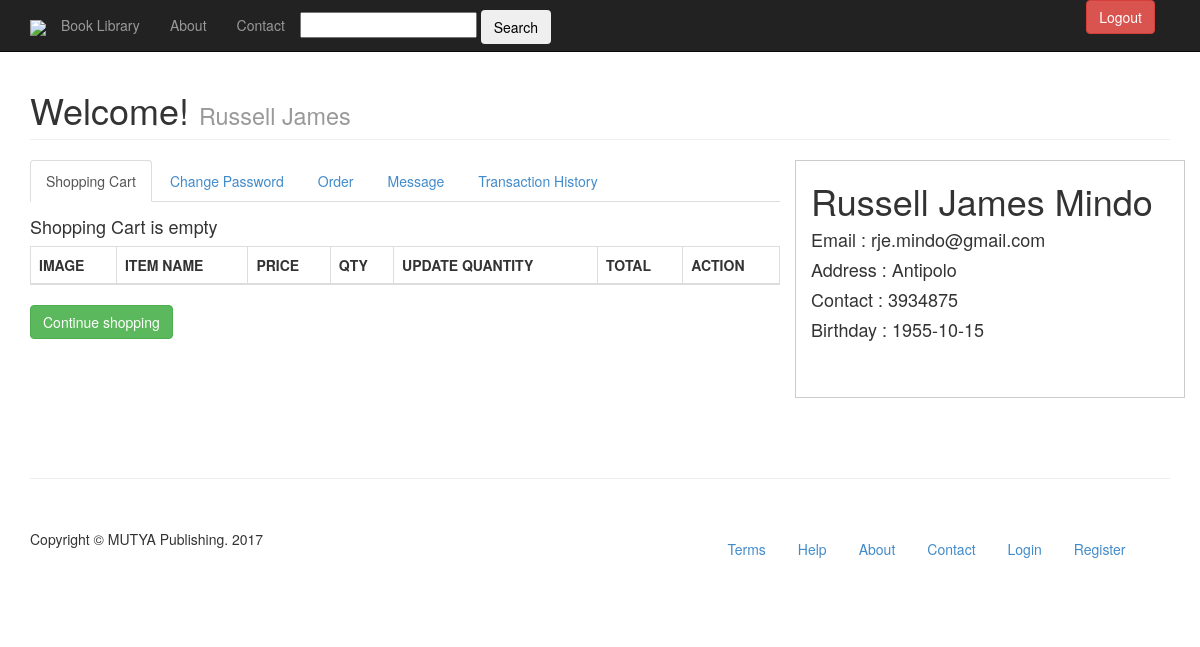
Screenshot of /user.php (signed in) with the database file from the repository.
### tables this page shows
CREATE TABLE IF NOT EXISTS `users` (
  `id` int(11) NOT NULL AUTO_INCREMENT,
  `usn` varchar(50) NOT NULL,
  `fname` varchar(120) NOT NULL,
  `lname` varchar(120) NOT NULL,
  `birthday` date NOT NULL,
  `address` varchar(60) NOT NULL,
  `contact` int(11) NOT NULL,
  `email` varchar(120) NOT NULL,
  `password` varchar(128) NOT NULL,
  `activate` int(11) NOT NULL,
  `code` int(11) NOT NULL,
  `date` date NOT NULL,
  `block` int(11) NOT NULL,
  `pic` int(11) NOT NULL,
  `ext` varchar(5) NOT NULL,
  `admin` int(11) NOT NULL,
  `user_type` int(10) NOT NULL,
  PRIMARY KEY (`id`)
);

### user.php (the view, shortened to what this page needs)
<?php
if (loggedin())
			{
				$fname="";
				$query = mysql_query("SELECT * FROM users WHERE usn='$_SESSION[username]' ");
					while ($row = mysql_fetch_assoc($query))
					{
						$email = $row ['email'];
						$fname = $row ['fname'];
						$lname = $row ['lname'];
						$address = $row ['address'];
						$bday = $row ['birthday'];
						$contact = $row ['contact'];
					}
				}
			else
			{
			header("Location:login.php");
		exit();
			}
?>
<!DOCTYPE html>
<html lang="en">
<?php
   include 'template/utop.php';
   include 'include/cart.php';
?>
  <body>
     <?php include 'template/uheader.php'?>
    <div class="container">
      <div class="row">
        <div class="col-lg-12">
          <h1 class="page-header">Welcome! <small> <?php echo $fname?> </small></h1>
        </div>
      </div>
      <div class="row">
        <div class="col-md-8">
<ul class="nav nav-tabs">
  <li class="in active"><a href="#home" data-toggle="tab">Shopping Cart</a></li>
  <li><a href="#profile" data-toggle="tab">Change Password</a></li>
   <li><a href="#cancel" data-toggle="tab">Order</a></li>
   <li><a href="#board" data-toggle="tab">Message</a></li>
   <li><a href="#transhistory" data-toggle="tab">Transaction History</a></li>
</ul>
<div class="tab-content">
  <div class="tab-pane active" id="home">
  <div class="table-responsive">
  		  <table class=" table table-bordered">
          <thead>
           		<tr>
                	<th align="center" valign="middle">IMAGE</th>
                    <th align="center" valign="middle">ITEM NAME</th>
                    <th align="center" valign="middle">PRICE</th>
                    <th align="center" valign="middle">QTY</th>
                    <th align="center" valign="middle">UPDATE QUANTITY</th>
                    <th align="center" valign="middle">TOTAL</th>
                    <th align="center" valign="middle">ACTION</th>
                </tr>
           </thead>
           <tbody>
           		<?php echo $cartOutput?>
           </tbody>
           </table>
           <div class="span8"><div class="span5"><a class="btn btn-success pull-left" href="catalog.php"><span class="icon-arrow-left"></span> Continue shopping</a></div> <div class="span2"><?php  echo $pp_checkout_btn?></div></div>
       		 </div>
  </div>
  </div>
  </div>
</div>
        </div>
        <div class="col-md-4 border">
          <h1><?php echo $fname.' ' .$lname?></h1>
          <h4>Email : <?php echo $email?></h4>
          <h4>Address : <?php echo $address?></h4>
          <h4>Contact : <?php echo $contact?></h4>
          <h4>Birthday : <?php echo $bday?></h4>
       <br /><br />
        </div>
    <div class="container">
<?php include 'template/ufooter.php'?>
    </div>
  </body>
</html>

### css/modern-business.css (style rules this page uses)
html, body { height:100%; }
body { padding-top: 50px; }
.tab-pane { margin-top: 15px; }
.item, .active, .carousel-inner { height: 100%; }

### css/style.css (style rules this page uses)
.border { border:1px solid #CCC; text-align:justify; line-height:24px; }

### rows the page displays
users: fname "Russell James", lname "Mindo", email "rje.mindo@gmail.com", address "Antipolo", contact "3934875", birthday "1955-10-15"
